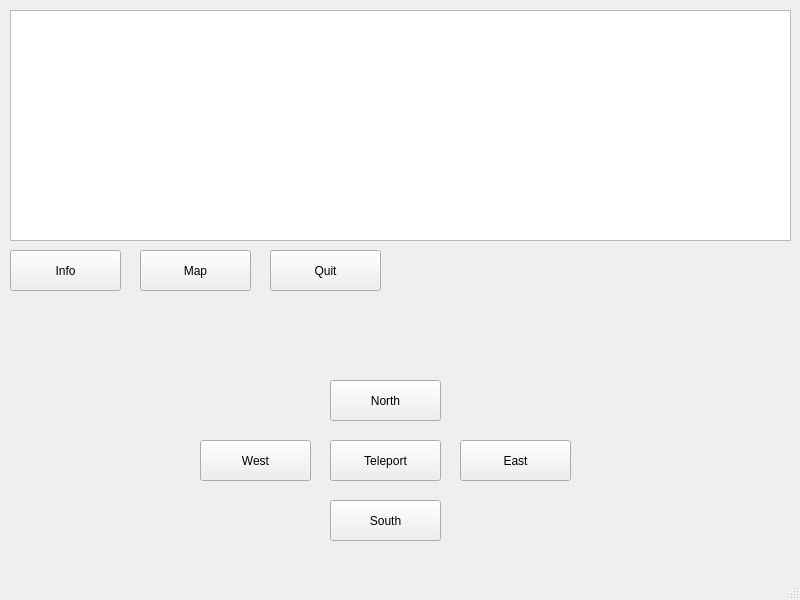
<?xml version="1.0" encoding="UTF-8"?>
<ui version="4.0">
 <class>MainWindow</class>
 <widget class="QMainWindow" name="MainWindow">
  <property name="geometry">
   <rect>
    <x>0</x>
    <y>0</y>
    <width>800</width>
    <height>600</height>
   </rect>
  </property>
  <property name="windowTitle">
   <string>MainWindow</string>
  </property>
  <widget class="QWidget" name="centralwidget">
   <widget class="QPushButton" name="pushButton">
    <property name="geometry">
     <rect>
      <x>330</x>
      <y>380</y>
      <width>111</width>
      <height>41</height>
     </rect>
    </property>
    <property name="text">
     <string>North</string>
    </property>
   </widget>
   <widget class="QPushButton" name="pushButton_2">
    <property name="geometry">
     <rect>
      <x>460</x>
      <y>440</y>
      <width>111</width>
      <height>41</height>
     </rect>
    </property>
    <property name="text">
     <string>East</string>
    </property>
   </widget>
   <widget class="QPushButton" name="pushButton_3">
    <property name="geometry">
     <rect>
      <x>200</x>
      <y>440</y>
      <width>111</width>
      <height>41</height>
     </rect>
    </property>
    <property name="text">
     <string>West</string>
    </property>
   </widget>
   <widget class="QPushButton" name="pushButton_4">
    <property name="geometry">
     <rect>
      <x>330</x>
      <y>440</y>
      <width>111</width>
      <height>41</height>
     </rect>
    </property>
    <property name="text">
     <string>Teleport</string>
    </property>
   </widget>
   <widget class="QPushButton" name="pushButton_5">
    <property name="geometry">
     <rect>
      <x>330</x>
      <y>500</y>
      <width>111</width>
      <height>41</height>
     </rect>
    </property>
    <property name="text">
     <string>South</string>
    </property>
   </widget>
   <widget class="QTextEdit" name="textEdit">
    <property name="geometry">
     <rect>
      <x>10</x>
      <y>10</y>
      <width>781</width>
      <height>231</height>
     </rect>
    </property>
   </widget>
   <widget class="QPushButton" name="pushButton_6">
    <property name="geometry">
     <rect>
      <x>140</x>
      <y>250</y>
      <width>111</width>
      <height>41</height>
     </rect>
    </property>
    <property name="text">
     <string>Map</string>
    </property>
   </widget>
   <widget class="QPushButton" name="pushButton_7">
    <property name="geometry">
     <rect>
      <x>10</x>
      <y>250</y>
      <width>111</width>
      <height>41</height>
     </rect>
    </property>
    <property name="text">
     <string>Info</string>
    </property>
   </widget>
   <widget class="QPushButton" name="pushButton_8">
    <property name="geometry">
     <rect>
      <x>270</x>
      <y>250</y>
      <width>111</width>
      <height>41</height>
     </rect>
    </property>
    <property name="text">
     <string>Quit</string>
    </property>
   </widget>
  </widget>
  <widget class="QMenuBar" name="menubar">
   <property name="geometry">
    <rect>
     <x>0</x>
     <y>0</y>
     <width>800</width>
     <height>21</height>
    </rect>
   </property>
  </widget>
  <widget class="QStatusBar" name="statusbar"/>
 </widget>
 <resources/>
 <connections/>
</ui>
